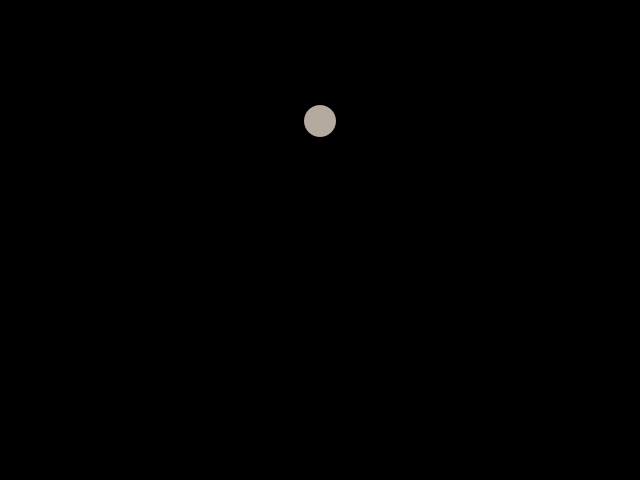
Frame 1 (no input)
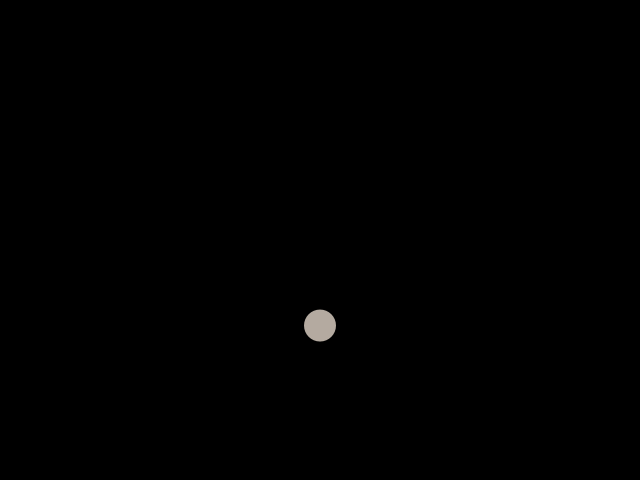
Frame 60 (the mouse pressed at the canvas centre just before this capture)
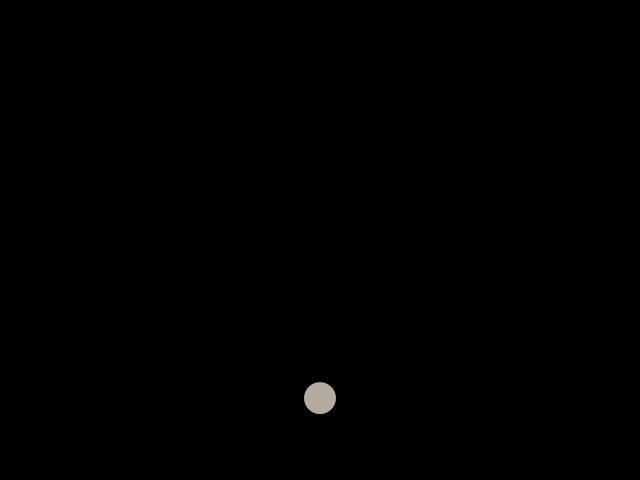
Frame 120 (the mouse held since frame 60 and released just before this capture)

The Processing sketch that drew these frames (run headless with seeded random() and noise(); from frame 60 on, the mouse is pressed at the canvas centre):

// Processing sketch: bouncingball
// ── bouncingball.pde
float x = 0;
float y = 0;
float speed = 1;
float gravity = 0.3;
int ballr = 32;


void setup() {
  size(640, 480);
  x = width/2;
  y = height/2-height/4;
}

void draw() {
  background(0, 0, 0);
  fill(180, 170, 160);
  noStroke();
  
  y += speed;
  speed += gravity;
  
  if (y > height-ballr/2) {
    y = height-ballr/2;
    speed *= -0.8;
  }
  
  ellipse(x, y, ballr, ballr);
}
